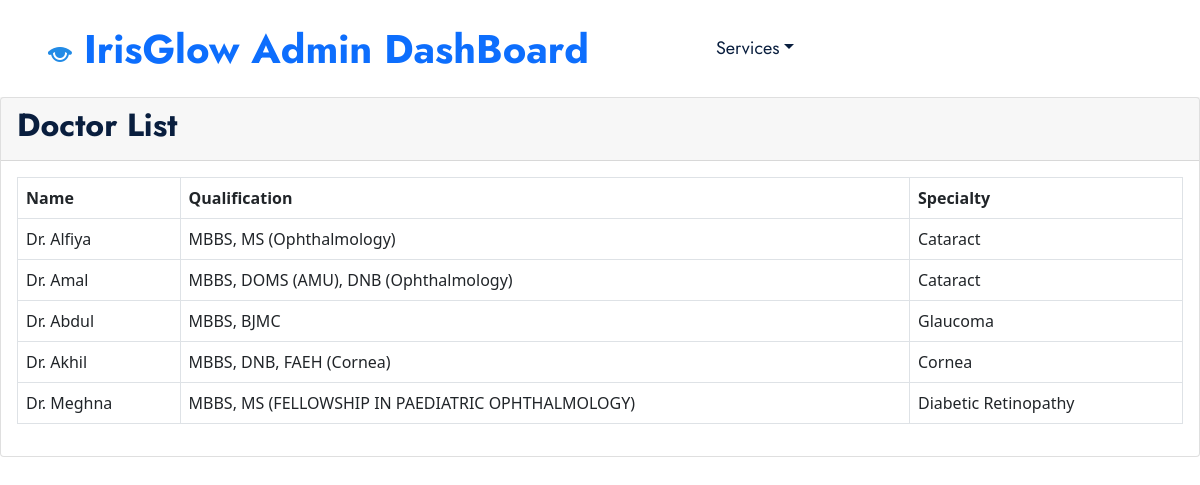
/doctor-list/ (signed in), run on the app's committed database.
### DoctorApp/models.py (models this page shows, shortened)
class Doctor(models.Model):
    bio = models.TextField(blank=True, null=True)
    qualification = models.CharField(max_length=50, blank=True)
    license = models.CharField(max_length=100, unique=True)
    experience = models.IntegerField(blank=True, null=True)
    user = models.ForeignKey(CustomUser, on_delete=models.CASCADE, blank=True, null=True)
    speciality_name = models.ForeignKey(Specialities, on_delete=models.CASCADE, null=True)

class Specialities(models.Model):
    speciality_name = models.CharField(max_length=100, unique=True)
    symptoms = models.TextField(blank=True, null=True)
    diagnosis = models.CharField(max_length=30)
    treatments = models.TextField(blank=True, null=True)

### IrisGlowApp/models.py (models this page shows, shortened)
class CustomUser(AbstractUser):
    PATIENT = 1
    DOCTOR = 2
    SPECTS = 3
    ADMIN = 4
    ROLE_CHOICE = (
        (PATIENT, 'Patient'),
        (DOCTOR, 'Doctor'),
        (SPECTS, 'Spects'),
        (ADMIN,'Admin'),
    )
    username=None
    first_name = models.CharField(max_length=50)
    last_name = models.CharField(max_length=50)
    USERNAME_FIELD = 'email'
    email = models.EmailField(max_length=100, unique=True)
    phone = models.CharField(max_length=12, blank=True)
    password = models.CharField(max_length=128)
    role = models.PositiveSmallIntegerField(choices=ROLE_CHOICE, blank=True, null=True,default='1')
    is_admin = models.BooleanField(default=False)
    is_staff = models.BooleanField(default=False)
    is_active = models.BooleanField(default=True)
    is_superadmin = models.BooleanField(default=False)
    REQUIRED_FIELDS = ['first_name','last_name', 'phone']
    objects = UserManager()

### IrisGlowApp/views.py (the view)
# urls.py: path('doctor-list/', views.doctor_list, name='doctor-list'),
@login_required
def doctor_list(request):
    doctors = Doctor.objects.all()
    return render(request, 'doctor_list.html', {'doctors': doctors})

### template/doctor_list.html (shortened to what this page needs)
{% load static %}
<!DOCTYPE html>
<html lang="en">
<head>
    <link href="https://cdnjs.cloudflare.com/ajax/libs/font-awesome/5.10.0/css/all.min.css" rel="stylesheet">
    <link href="https://cdn.jsdelivr.net/npm/bootstrap-icons@1.4.1/font/bootstrap-icons.css" rel="stylesheet">
    <link href="{% static 'lib/owlcarousel/assets/owl.carousel.min.css' %}" rel="stylesheet">
    <link href="{% static 'lib/animate/animate.min.css' %}" rel="stylesheet">
    <link href="{% static 'lib/tempusdominus/css/tempusdominus-bootstrap-4.min.css' %}" rel="stylesheet" />
    <link href="{% static 'lib/twentytwenty/twentytwenty.css' %}" rel="stylesheet" />
    <link href="{% static 'css/bootstrap.min.css' %}" rel="stylesheet" />
    <link href="https://cdn.jsdelivr.net/npm/bootstrap@5.0.0/dist/css/bootstrap.min.css" rel="stylesheet">
    <link href="{% static 'css/style.css' %}" rel="stylesheet" />
</head>
<body>
    <nav class="navbar navbar-expand-lg bg-white navbar-light shadow-sm px-5 py-3 py-lg-0">
        <a href="index.html" class="navbar-brand p-0">
            <h1 class="m-0 text-primary">
                <img src="{% static 'img/img1.png' %}">
              IrisGlow Admin DashBoard</h1>
        </a>
                {% if user.is_staff %}
                <div class="collapse navbar-collapse ms-5 mr-5 justify-content-end" id="navbarCollapse">
                    <div class="navbar-nav ms-5 mr-5 py-0 justify-content-end">
                        <a href="{% url 'admindashboard' %}" class="nav-item nav-link active">Home</a>
                        <a href="{% url 'admin:index' %}" class="nav-item nav-link ">DashBoard</a>
                        <a href="" class="nav-item nav-link "><span>Welcome,{{user.first_name}}</span></a>
                        <a href="{% url 'logout' %}" class="nav-item nav-link ">Logout</a>
                    </div>
                </div>
                {% else %}
                <div class="collapse navbar-collapse ms-5 mr-5 justify-content-between" id="navbarCollapse">
                    <div class="navbar-nav ms-5 mr-5 py-0 justify-content-end">
                        <div class="nav-item dropdown">
                            <a href="#" class="nav-link dropdown-toggle" data-bs-toggle="dropdown">Services</a>
                        </div>
                    {% endif %}
                </div>
            </nav>
    <div class="card">
        <div class="card-header">
            <h2 class="card-title">Doctor List</h2>
        </div>
        <div class="card-body">
            <div class="table-responsive">
                <table class="table table-bordered">
                    <thead>
                        <tr>
                            <th>Name</th>
                            <th>Qualification</th>
                            <th>Specialty</th>
                        </tr>
                    </thead>
                    <tbody>
                        {% for doctor in doctors %}
                        <tr>
                            <td>{{ doctor.user.first_name }}</td>
                            <td>{{ doctor.qualification }}</td>
                            <td>{{ doctor.speciality_name.speciality_name }}</td>
                        </tr>
                        {% endfor %}
                    </tbody>
                </table>
            </div>
        </div>
    </div>
</body>
</html>
</body>
</html>

### static/css/style.css (style rules this page uses)
:root { --primary: #06A3DA; --secondary: #F57E57; --light: #EEF9FF; --dark: #091E3E; }
h1, h2, .font-weight-bold { font-weight: 700 !important; }
.navbar-light .navbar-nav .nav-link { font-family: 'Jost', sans-serif; padding: 35px 15px; font-size: 18px; color: var(--dark); outline: none; transition: .5s; }

### data on the page
Doctor: user.first_name "Dr. Alfiya", qualification "MBBS, MS (Ophthalmology)", speciality_name.speciality_name "Cataract"
Doctor: user.first_name "Dr. Amal", qualification "MBBS, DOMS (AMU), DNB (Ophthalmology)", speciality_name.speciality_name "Cataract"
Doctor: user.first_name "Dr. Abdul", qualification "MBBS, BJMC", speciality_name.speciality_name "Glaucoma"
Doctor: user.first_name "Dr. Akhil", qualification "MBBS, DNB, FAEH (Cornea)", speciality_name.speciality_name "Cornea"
Doctor: user.first_name "Dr. Meghna", qualification "MBBS, MS (FELLOWSHIP IN PAEDIATRIC OPHTHALMOLOGY)", speciality_name.speciality_name "Diabetic Retinopathy"
